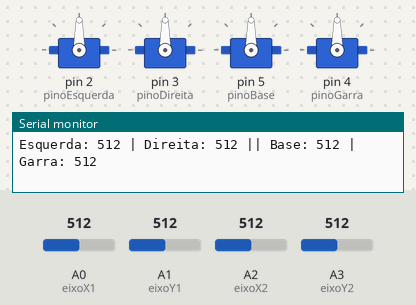
Bench run of a sketch on a simulated Arduino Uno, built with avr-gcc and run on an emulated ATmega328P. Shown: 4 × servo, the last lines printed to the serial monitor. Inputs (shaded band) come from the test bench; at power-on: A0 (eixoX1) = 512, A1 (eixoY1) = 512, A2 (eixoX2) = 512, A3 (eixoY2) = 512.

Above: at 2.2 s.
2.3 s: A0 (eixoX1) set to 30
At 3.5 s:
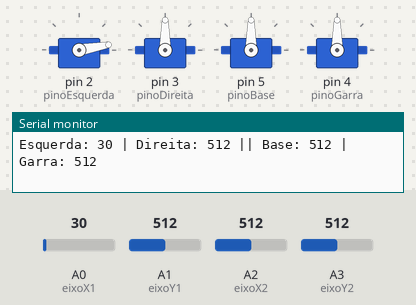
3.8 s: A1 (eixoY1) set to 30
At 4.2 s:
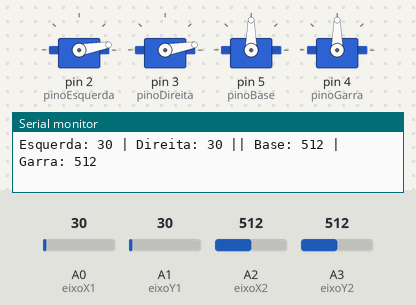
5.3 s: A2 (eixoX2) set to 30
At 5.9 s:
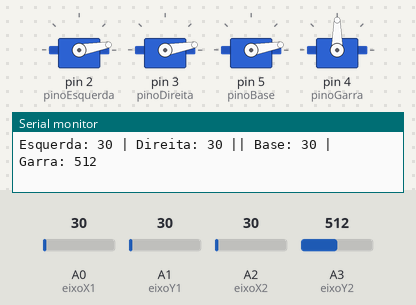
6.8 s: A3 (eixoY2) set to 992
At 7.8 s:
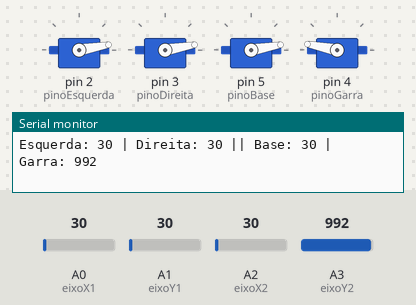
8.3 s: A0 (eixoX1) set to 306
At 9.5 s:
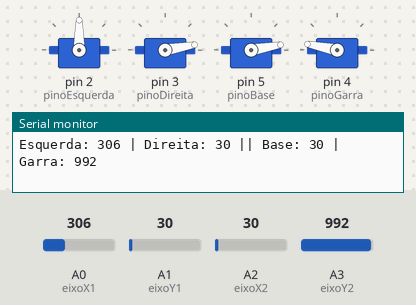
9.8 s: A1 (eixoY1) set to 306
At 10.3 s:
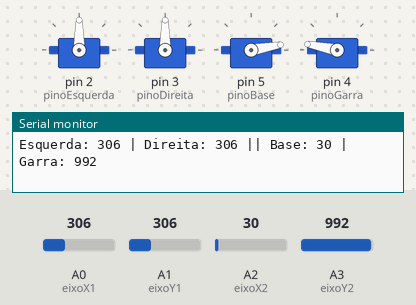
Timing chart, 0 to 12.3 s (numbered marks = the images above; inputs shaded):
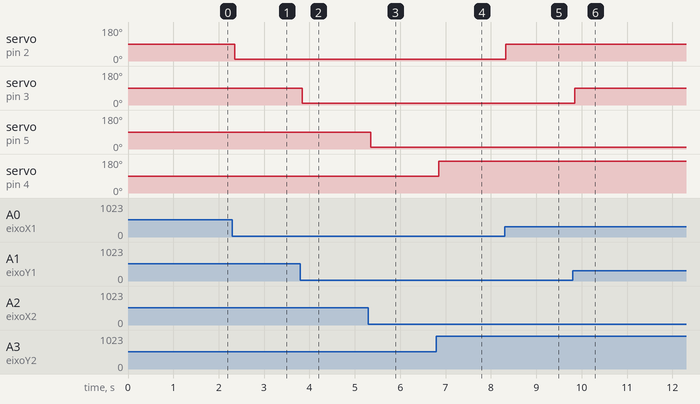

The sketch:

BracoMecanico2026.ino
```cpp
//Produzido com uso de IA  - ChatGT
#include <Servo.h>

Servo esquerda;
Servo direita;
Servo base;
Servo garra;

// Joystick 1
const int eixoX1 = A0;
const int eixoY1 = A1;

// Joystick 2
const int eixoX2 = A2;
const int eixoY2 = A3;

// Pinos dos servos
const int pinoEsquerda = 2;
const int pinoDireita = 3;
const int pinoGarra = 4;
const int pinoBase = 5;

// Calibragem
const int centro = 512;
const int zonaMorta = 250;
const int pontoParada = 90;

// Converte o joystick em comando de rotação
int calcularComando(int leitura) {
  if (abs(leitura - centro) <= zonaMorta) {
    return pontoParada;
  }

  if (leitura < centro - zonaMorta) {
    return map(leitura, 0, centro - zonaMorta,
               0, pontoParada - 1);
  }

  return map(leitura, centro + zonaMorta, 1023,
             pontoParada + 1, 180);
}

void setup() {
  Serial.begin(9600);

  esquerda.attach(pinoEsquerda);
  direita.attach(pinoDireita);
  base.attach(pinoBase);
  garra.attach(pinoGarra);

  // Comandos iniciais de parada
  esquerda.write(pontoParada);
  direita.write(pontoParada);
  base.write(pontoParada);
  garra.write(pontoParada);

  delay(1000);
}

void loop() {
  // Leituras dos dois joysticks
  int x1 = analogRead(eixoX1);
  int y1 = analogRead(eixoY1);

  int x2 = analogRead(eixoX2);
  int y2 = analogRead(eixoY2);

  // Joystick 1: esquerda e direita
  esquerda.write(calcularComando(x1));
  direita.write(calcularComando(y1));

  // Joystick 2: base e garra
  base.write(calcularComando(x2));
  garra.write(calcularComando(y2));

  // Monitor Serial
  Serial.print("Esquerda: ");
  Serial.print(x1);
  Serial.print(" | Direita: ");
  Serial.print(y1);

  Serial.print(" || Base: ");
  Serial.print(x2);
  Serial.print(" | Garra: ");
  Serial.println(y2);

  delay(20);
}
```

Measured:
- after the input at 2.3 s, servo on pin 2 (pinoEsquerda): 90° → 10° after 0.05 s
- after the input at 3.8 s, servo on pin 3 (pinoDireita): 90° → 10° at once
- after the input at 5.3 s, servo on pin 5 (pinoBase): 90° → 10° after 0.06 s
- after the input at 6.8 s, servo on pin 4 (pinoGarra): 90° → 169° at once
- after the input at 8.3 s, servo on pin 2 (pinoEsquerda): 10° → 90° at once
- after the input at 9.8 s, servo on pin 3 (pinoDireita): 10° → 90° after 0.05 s
